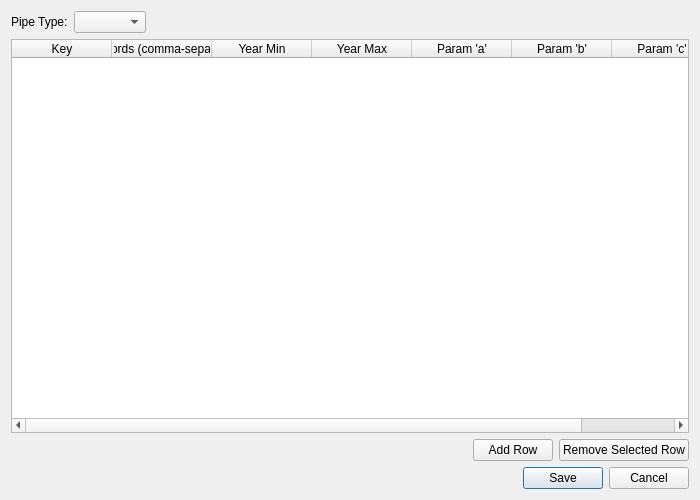
<?xml version="1.0" encoding="UTF-8"?>
<ui version="4.0">
 <class>ParameterEditorDialog</class>
 <widget class="QDialog" name="ParameterEditorDialog">
  <property name="geometry">
   <rect>
    <x>0</x>
    <y>0</y>
    <width>700</width>
    <height>500</height>
   </rect>
  </property>
  <property name="windowTitle">
   <string>Parameter Editor</string>
  </property>
  <layout class="QVBoxLayout" name="verticalLayout">
   <item>
    <layout class="QHBoxLayout" name="horizontalLayout">
     <item>
      <widget class="QLabel" name="label">
       <property name="text">
        <string>Pipe Type:</string>
       </property>
      </widget>
     </item>
     <item>
      <widget class="QComboBox" name="mPipeTypeCombo"/>
     </item>
     <item>
      <spacer name="horizontalSpacer">
       <property name="orientation">
        <enum>Qt::Horizontal</enum>
       </property>
       <property name="sizeHint" stdset="0">
        <size>
         <width>40</width>
         <height>20</height>
        </size>
       </property>
      </spacer>
     </item>
    </layout>
   </item>
   <item>
    <widget class="QTableWidget" name="mMaterialsTable">
     <property name="sortingEnabled">
      <bool>true</bool>
     </property>
     <column>
      <property name="text">
       <string>Key</string>
      </property>
     </column>
     <column>
      <property name="text">
       <string>Keywords (comma-separated)</string>
      </property>
     </column>
     <column>
      <property name="text">
       <string>Year Min</string>
      </property>
     </column>
     <column>
      <property name="text">
       <string>Year Max</string>
      </property>
     </column>
     <column>
      <property name="text">
       <string>Param 'a'</string>
      </property>
     </column>
     <column>
      <property name="text">
       <string>Param 'b'</string>
      </property>
     </column>
     <column>
      <property name="text">
       <string>Param 'c'</string>
      </property>
     </column>
    </widget>
   </item>
   <item>
    <layout class="QHBoxLayout" name="horizontalLayout_2">
     <item>
      <spacer name="horizontalSpacer_2">
       <property name="orientation">
        <enum>Qt::Horizontal</enum>
       </property>
       <property name="sizeHint" stdset="0">
        <size>
         <width>40</width>
         <height>20</height>
        </size>
       </property>
      </spacer>
     </item>
     <item>
      <widget class="QPushButton" name="mBtnAddRow">
       <property name="text">
        <string>Add Row</string>
       </property>
      </widget>
     </item>
     <item>
      <widget class="QPushButton" name="mBtnRemoveRow">
       <property name="text">
        <string>Remove Selected Row</string>
       </property>
      </widget>
     </item>
    </layout>
   </item>
   <item>
    <widget class="QDialogButtonBox" name="mButtonBox">
     <property name="orientation">
      <enum>Qt::Horizontal</enum>
     </property>
     <property name="standardButtons">
      <set>QDialogButtonBox::Cancel|QDialogButtonBox::Save</set>
     </property>
    </widget>
   </item>
  </layout>
 </widget>
 <resources/>
 <connections>
  <connection>
   <sender>mButtonBox</sender>
   <signal>accepted()</signal>
   <receiver>ParameterEditorDialog</receiver>
   <slot>accept()</slot>
  </connection>
  <connection>
   <sender>mButtonBox</sender>
   <signal>rejected()</signal>
   <receiver>ParameterEditorDialog</receiver>
   <slot>reject()</slot>
  </connection>
 </connections>
</ui>
